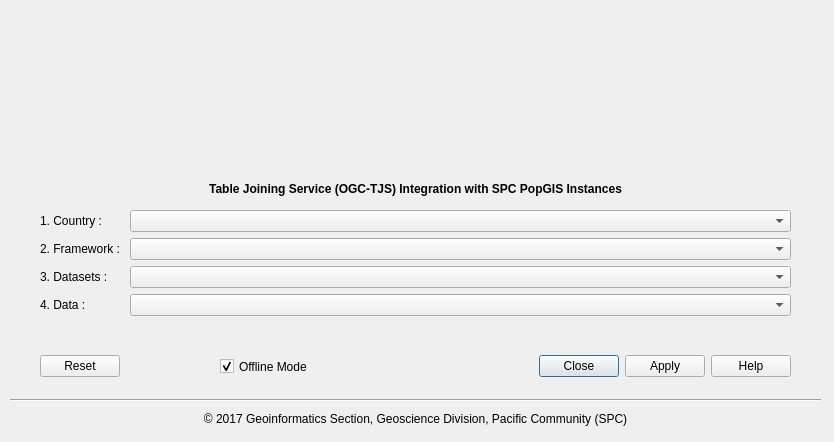
<?xml version="1.0" encoding="UTF-8"?>
<ui version="4.0">
 <class>PopGISDialogBase</class>
 <widget class="QDialog" name="PopGISDialogBase">
  <property name="geometry">
   <rect>
    <x>0</x>
    <y>0</y>
    <width>834</width>
    <height>442</height>
   </rect>
  </property>
  <property name="windowTitle">
   <string>PopGIS Plugin - SPC</string>
  </property>
  <property name="windowIcon">
   <iconset>
    <normaloff>icon.png</normaloff>icon.png</iconset>
  </property>
  <widget class="QDialogButtonBox" name="buttons">
   <property name="geometry">
    <rect>
     <x>40</x>
     <y>350</y>
     <width>751</width>
     <height>32</height>
    </rect>
   </property>
   <property name="orientation">
    <enum>Qt::Horizontal</enum>
   </property>
   <property name="standardButtons">
    <set>QDialogButtonBox::Apply|QDialogButtonBox::Close|QDialogButtonBox::Help|QDialogButtonBox::Reset</set>
   </property>
   <property name="centerButtons">
    <bool>false</bool>
   </property>
  </widget>
  <widget class="QWidget" name="formLayoutWidget">
   <property name="geometry">
    <rect>
     <x>40</x>
     <y>210</y>
     <width>751</width>
     <height>131</height>
    </rect>
   </property>
   <layout class="QFormLayout" name="formLayout">
    <property name="fieldGrowthPolicy">
     <enum>QFormLayout::AllNonFixedFieldsGrow</enum>
    </property>
    <item row="0" column="0">
     <widget class="QLabel" name="countryLabel">
      <property name="text">
       <string>1. Country : </string>
      </property>
     </widget>
    </item>
    <item row="1" column="0">
     <widget class="QLabel" name="frameworkLabel">
      <property name="text">
       <string>2. Framework : </string>
      </property>
     </widget>
    </item>
    <item row="1" column="1">
     <widget class="QComboBox" name="frameworkComboBox"/>
    </item>
    <item row="2" column="0">
     <widget class="QLabel" name="datasetsLabel">
      <property name="text">
       <string>3. Datasets : </string>
      </property>
     </widget>
    </item>
    <item row="2" column="1">
     <widget class="QComboBox" name="datasetsComboBox"/>
    </item>
    <item row="3" column="0">
     <widget class="QLabel" name="dataLabel">
      <property name="text">
       <string>4. Data : </string>
      </property>
     </widget>
    </item>
    <item row="3" column="1">
     <widget class="QComboBox" name="dataComboBox"/>
    </item>
    <item row="0" column="1">
     <widget class="QComboBox" name="countryComboBox"/>
    </item>
   </layout>
  </widget>
  <widget class="QLabel" name="label">
   <property name="geometry">
    <rect>
     <x>230</x>
     <y>0</y>
     <width>391</width>
     <height>181</height>
    </rect>
   </property>
   <property name="autoFillBackground">
    <bool>false</bool>
   </property>
   <property name="text">
    <string/>
   </property>
   <property name="pixmap">
    <pixmap resource="resources.qrc">:/plugins/PopGIS/spc.png</pixmap>
   </property>
   <property name="scaledContents">
    <bool>true</bool>
   </property>
  </widget>
  <widget class="QLabel" name="label_2">
   <property name="geometry">
    <rect>
     <x>40</x>
     <y>410</y>
     <width>751</width>
     <height>17</height>
    </rect>
   </property>
   <property name="text">
    <string>© 2017 Geoinformatics Section, Geoscience Division, Pacific Community (SPC)</string>
   </property>
   <property name="alignment">
    <set>Qt::AlignCenter</set>
   </property>
  </widget>
  <widget class="Line" name="line">
   <property name="geometry">
    <rect>
     <x>10</x>
     <y>390</y>
     <width>811</width>
     <height>20</height>
    </rect>
   </property>
   <property name="orientation">
    <enum>Qt::Horizontal</enum>
   </property>
  </widget>
  <widget class="QLabel" name="label_3">
   <property name="geometry">
    <rect>
     <x>40</x>
     <y>180</y>
     <width>751</width>
     <height>17</height>
    </rect>
   </property>
   <property name="font">
    <font>
     <weight>75</weight>
     <bold>true</bold>
    </font>
   </property>
   <property name="text">
    <string>Table Joining Service (OGC-TJS) Integration with SPC PopGIS Instances</string>
   </property>
   <property name="alignment">
    <set>Qt::AlignCenter</set>
   </property>
  </widget>
  <widget class="QCheckBox" name="checkOffline">
   <property name="geometry">
    <rect>
     <x>220</x>
     <y>351</y>
     <width>161</width>
     <height>31</height>
    </rect>
   </property>
   <property name="text">
    <string>Offline Mode</string>
   </property>
   <property name="checked">
    <bool>true</bool>
   </property>
  </widget>
 </widget>
 <connections>
  <connection>
   <sender>buttons</sender>
   <signal>accepted()</signal>
   <receiver>PopGISDialogBase</receiver>
   <slot>accept()</slot>
   <hints>
    <hint type="sourcelabel">
     <x>20</x>
     <y>20</y>
    </hint>
    <hint type="destinationlabel">
     <x>20</x>
     <y>20</y>
    </hint>
   </hints>
  </connection>
  <connection>
   <sender>buttons</sender>
   <signal>rejected()</signal>
   <receiver>PopGISDialogBase</receiver>
   <slot>reject()</slot>
   <hints>
    <hint type="sourcelabel">
     <x>20</x>
     <y>20</y>
    </hint>
    <hint type="destinationlabel">
     <x>20</x>
     <y>20</y>
    </hint>
   </hints>
  </connection>
 </connections>
 <designerdata>
  <property name="gridDeltaX">
   <number>10</number>
  </property>
  <property name="gridDeltaY">
   <number>10</number>
  </property>
  <property name="gridSnapX">
   <bool>true</bool>
  </property>
  <property name="gridSnapY">
   <bool>true</bool>
  </property>
  <property name="gridVisible">
   <bool>true</bool>
  </property>
 </designerdata>
</ui>
